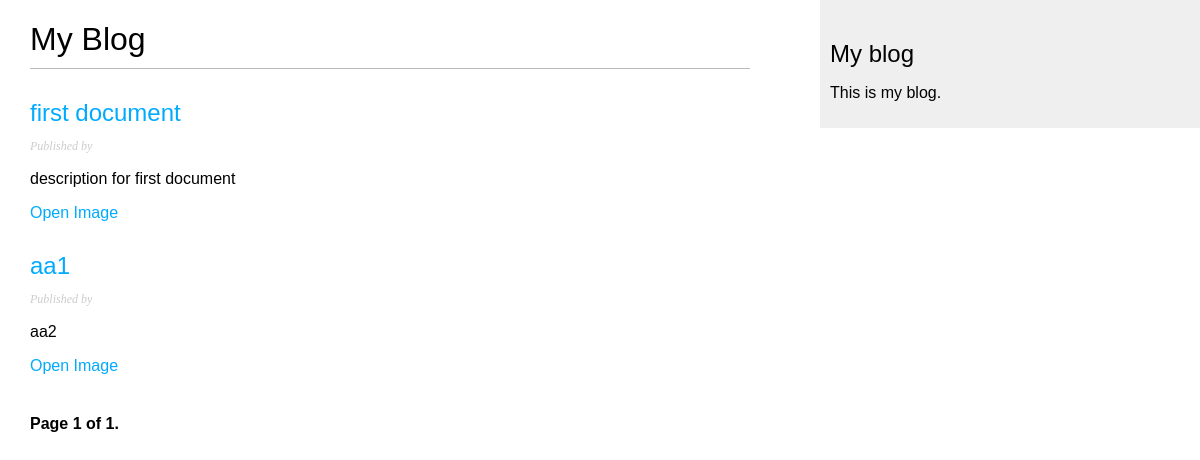
/TD/, run on an earlier commit of the app's database.
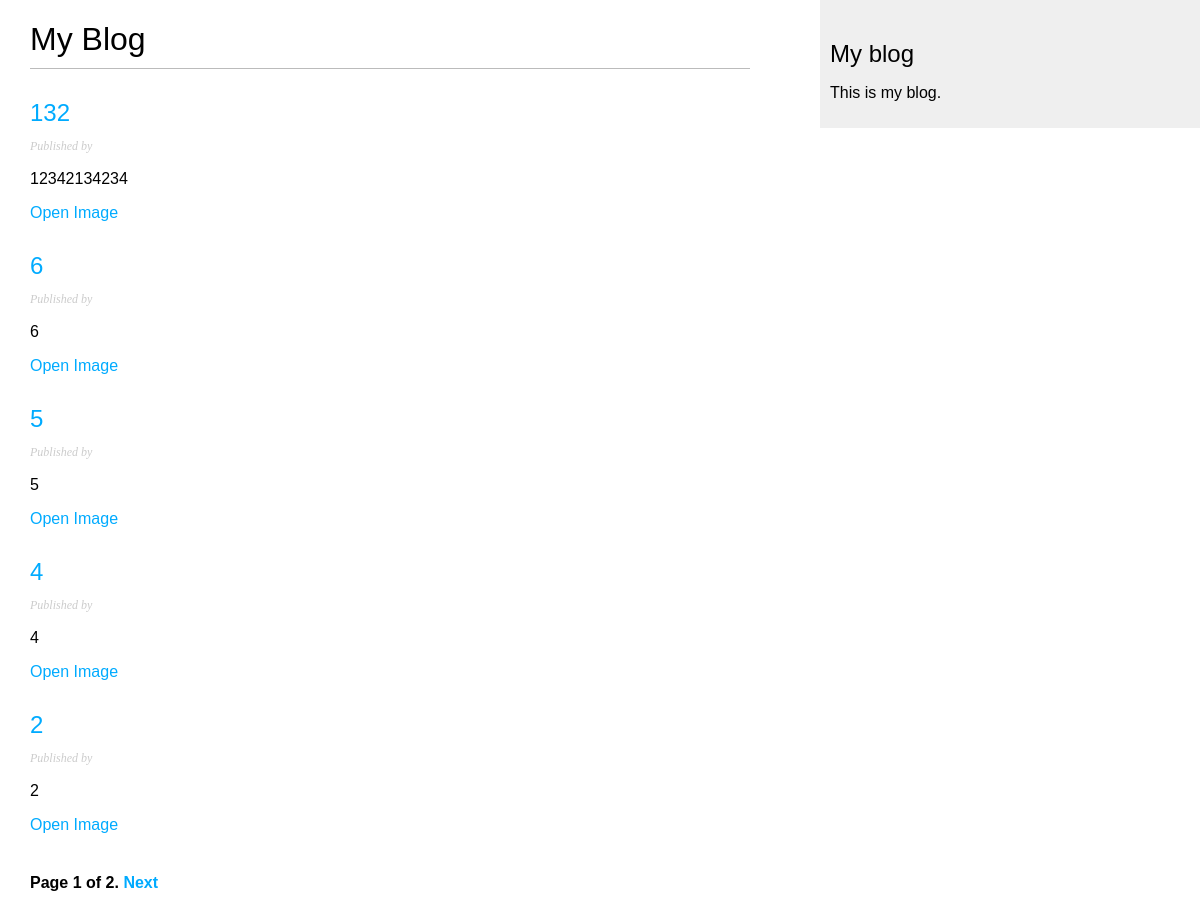
And on a later commit of the database.
### blog/models.py (models this page shows, shortened)
class TurnoverDocument(models.Model):
    class Status(models.TextChoices):
        DRAFT = 'DF', 'Draft'
        UNDER_REVIEW = 'UR', 'Under Review'
        APPROVED = 'A', 'Approved'
        REJECTED = 'R', 'Rejected'
        PUBLISHED = 'PB', 'Published'
    objects = models.Manager()
    published = PublishedManager()
    under_review = UnderReviewManager
    approved = ApprovedManager
    rejected = RejectedManager
    title = models.CharField(max_length=255)
    description = models.TextField(blank=True, null=True)
    author = models.ForeignKey(settings.AUTH_USER_MODEL, on_delete=models.CASCADE, related_name='document_post')
    created_at = models.DateTimeField(auto_now_add=True)
    updated_at = models.DateTimeField(auto_now=True)
    department = models.CharField(max_length=255)
    publish_by = models.DateTimeField(default=timezone.now)
    document_type = models.ForeignKey(document_types, on_delete=models.CASCADE)
    document_file = models.FileField(upload_to='blog/static/images/')
    slug = models.SlugField(max_length=250, unique_for_date='publish_by')
    status = models.CharField(
        max_length=2,
        choices=Status.choices,
        default=Status.DRAFT
    )
    class Meta:
        ordering = ['-publish_by']
        indexes = [models.Index(fields=['-publish_by'])]
    def filename(self):
        return 'images/' + os.path.basename(self.document_file.name)
    def get_absolute_url(self):
        return reverse('TD:TD_detail', args=[self.publish_by.year, self.publish_by.month, self.publish_by.day, self.slug])

### blog/views.py (the view)
# urls.py: path('', views.ListTD.as_view(), name='TD_list'),
class ListTD(ListView):
    queryset = TurnoverDocument.published.all()
    template_name = 'blog/TD/list.html'
    paginate_by = 5
    context_object_name = 'all_documents'

### templates/blog/TD/list.html (shortened to what this page needs)
{% extends "blog/base.html" %}
{% load static %}
{% block content %}
  <h1>My Blog</h1>
  {% for post in all_documents %}
    <h2>
        <a href="{{ post.get_absolute_url }}">
        {{ post.title }}
        </a>
    </h2>
    <p class="date">
      Published {{ post.publish }} by {{ post.auther }}
    </p>
    {{ post.description|truncatewords:30|linebreaks }}
     <a href="{% static post.filename %}" target="_blank">
            Open Image
     </a>
  {% endfor %}
  {% include "pagination.html" with page=page_obj %}
{% endblock %}

What changed in the data, as far as the page shows it:
no longer on this page (row edited): TurnoverDocument: title "first document", description "description for first document"
no longer on this page (row edited): TurnoverDocument: title "aa1", description "aa2"
added TurnoverDocument: title "132", description "12342134234"
added TurnoverDocument: title "6", description "6"
added TurnoverDocument: title "5", description "5"
added TurnoverDocument: title "4", description "4"
added TurnoverDocument: title "2", description "2"
Also different on the page:
{{ page.paginator.num_pages }}: "1" → "2"
text now shown: "Next"
